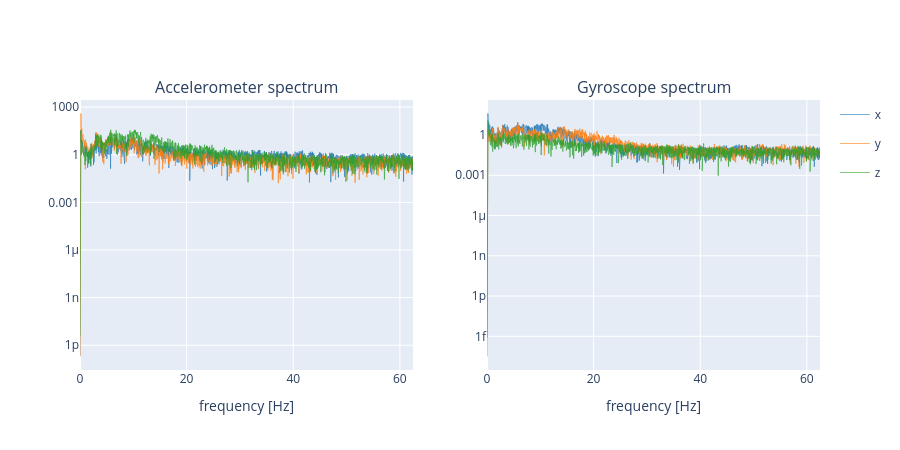

Here is the notebook cell this chart was saved with:
### Markdown cell above
## 5. Frequency spectrum
Shows where the signal energy is: slow hand motion (< 5 Hz), tremor, vibrations or noise.
A flat floor at higher frequencies is typical white sensor noise.

### Code cell
# FFT: splits each signal into frequencies. Peaks = repeating motions.
# Expect breathing around 0.2-0.4 Hz and heartbeat around 1-2 Hz.
rate = 1 / np.median(np.diff(t))
freqs = np.fft.rfftfreq(len(t), 1 / rate)

fig = make_subplots(rows=1, cols=2, subplot_titles=("Accelerometer spectrum", "Gyroscope spectrum"))
for i, axis in enumerate("xyz"):
    # subtract the mean, otherwise the constant part (gravity) dominates at 0 Hz
    fig.add_trace(go.Scatter(x=freqs, y=np.abs(np.fft.rfft(acc[:, i] - acc[:, i].mean())), name=axis, legendgroup=axis, line_color=COLORS[axis]), row=1, col=1)
    fig.add_trace(
        go.Scatter(x=freqs, y=np.abs(np.fft.rfft(gyr[:, i] - gyr[:, i].mean())), name=axis, legendgroup=axis, line_color=COLORS[axis], showlegend=False),
        row=1,
        col=2,
    )
fig.update_yaxes(type="log")
fig.update_xaxes(title_text="frequency [Hz]")
fig.update_layout(height=450)
fig.show()

### Figure 1 — Plotly figure (JSON) as saved in the notebook; plotly's stock layout.template omitted (floating-point values rounded to 4 significant figures; data arrays with more than 128 entries replaced by an {"elided": "..."} marker saying what was removed)
{"data": [{"legendgroup": "x", "line": {"color": "#1f77b4"}, "name": "x", "type": "scatter", "x": {"elided": "1876 float values"}, "xaxis": "x", "y": {"elided": "1876 float values"}, "yaxis": "y"}, {"legendgroup": "x", "line": {"color": "#1f77b4"}, "name": "x", "showlegend": false, "type": "scatter", "x": {"elided": "1876 float values"}, "xaxis": "x2", "y": {"elided": "1876 float values"}, "yaxis": "y2"}, {"legendgroup": "y", "line": {"color": "#ff7f0e"}, "name": "y", "type": "scatter", "x": {"elided": "1876 float values"}, "xaxis": "x", "y": {"elided": "1876 float values"}, "yaxis": "y"}, {"legendgroup": "y", "line": {"color": "#ff7f0e"}, "name": "y", "showlegend": false, "type": "scatter", "x": {"elided": "1876 float values"}, "xaxis": "x2", "y": {"elided": "1876 float values"}, "yaxis": "y2"}, {"legendgroup": "z", "line": {"color": "#2ca02c"}, "name": "z", "type": "scatter", "x": {"elided": "1876 float values"}, "xaxis": "x", "y": {"elided": "1876 float values"}, "yaxis": "y"}, {"legendgroup": "z", "line": {"color": "#2ca02c"}, "name": "z", "showlegend": false, "type": "scatter", "x": {"elided": "1876 float values"}, "xaxis": "x2", "y": {"elided": "1876 float values"}, "yaxis": "y2"}], "layout": {"annotations": [{"font": {"size": 16}, "showarrow": false, "text": "Accelerometer spectrum", "x": 0.225, "xanchor": "center", "xref": "paper", "y": 1, "yanchor": "bottom", "yref": "paper"}, {"font": {"size": 16}, "showarrow": false, "text": "Gyroscope spectrum", "x": 0.775, "xanchor": "center", "xref": "paper", "y": 1, "yanchor": "bottom", "yref": "paper"}], "height": 450, "xaxis": {"anchor": "y", "domain": [0, 0.45], "title": {"text": "frequency [Hz]"}}, "xaxis2": {"anchor": "y2", "domain": [0.55, 1], "title": {"text": "frequency [Hz]"}}, "yaxis": {"anchor": "x", "domain": [0, 1], "type": "log"}, "yaxis2": {"anchor": "x2", "domain": [0, 1], "type": "log"}}}
